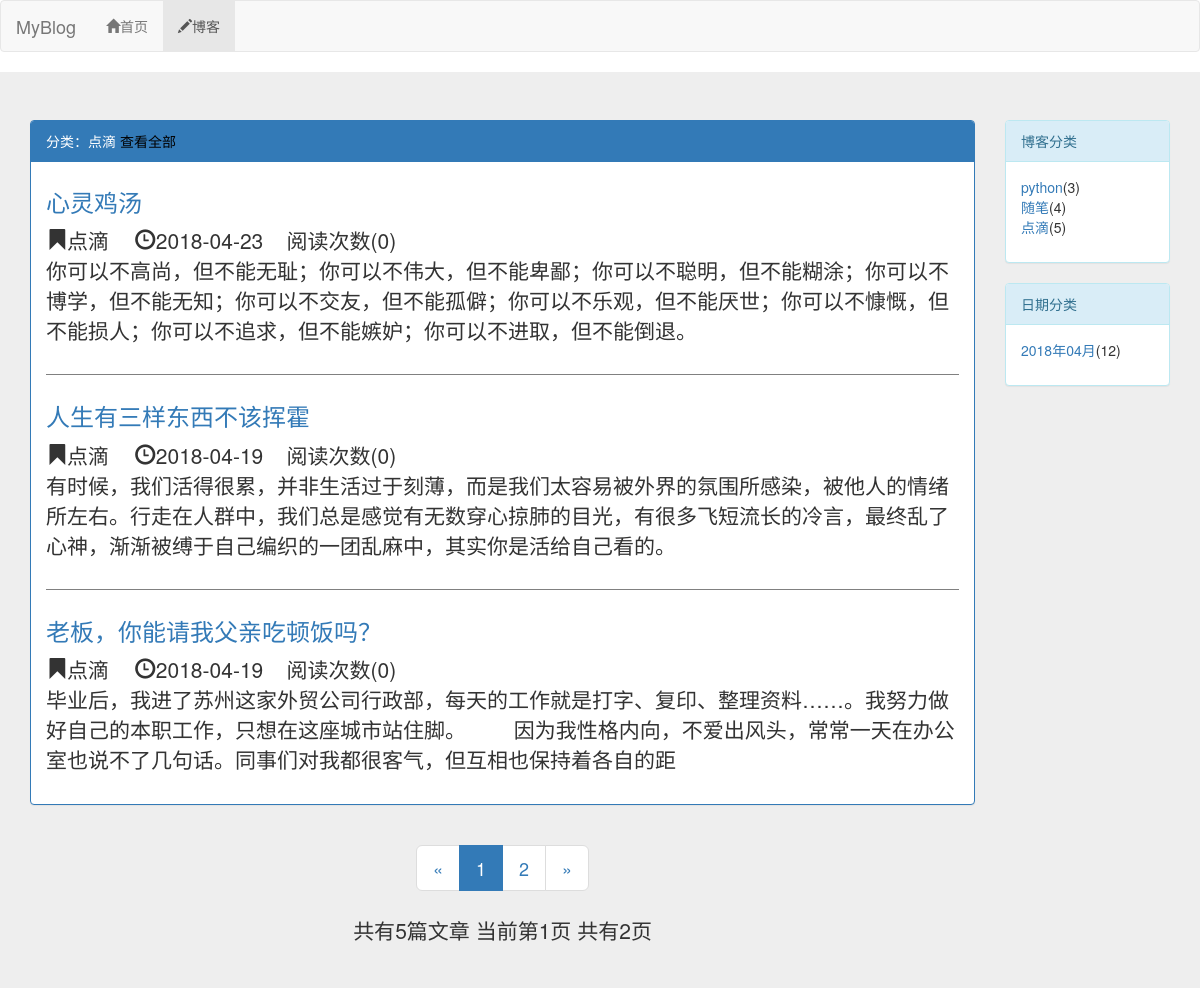
Before: /blog/type/3 with the older database file.
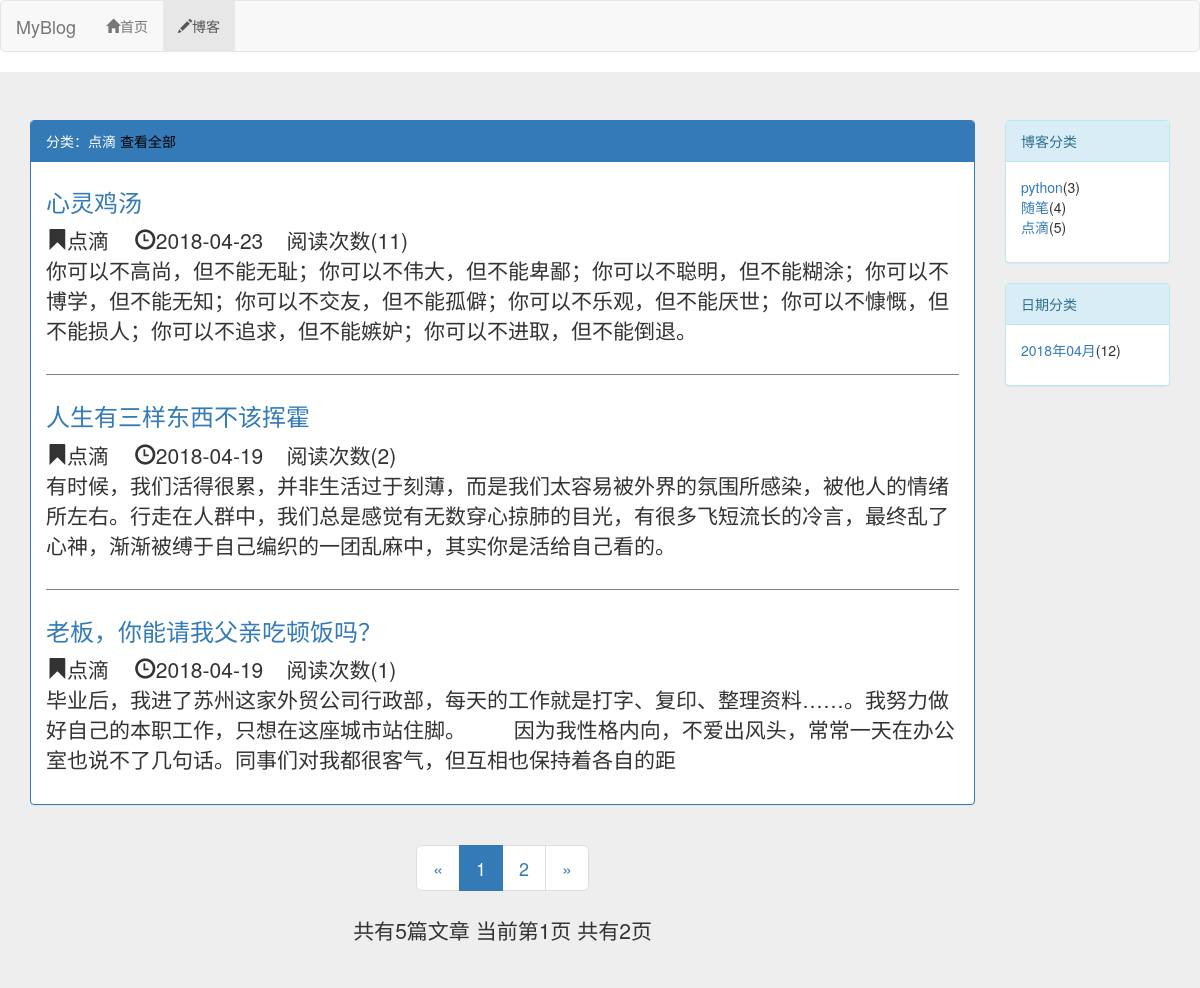
After: the same page with the newer database file.
### blog/models.py (models this page shows, shortened)
class Blog(models.Model,ReadNumExpandMethod):
    title=models.CharField(max_length=50)
    blog_type=models.ForeignKey(BlogType,on_delete=models.DO_NOTHING)
    content=RichTextUploadingField()
    read_details=GenericRelation(ReadDetail)
    author=models.ForeignKey(User,on_delete=models.DO_NOTHING)
    creat_time=models.DateTimeField(auto_now_add=True)
    last_updated_time=models.DateTimeField(auto_now=True)
    class Meta:
        ordering=['-creat_time']

class BlogType(models.Model):
    type_name=models.CharField(max_length=15)
    def __str__(self):
        return self.type_name

### read_statistics/models.py (models this page shows)
class ReadNum(models.Model):
    read_num=models.IntegerField(default=0)
    content_type = models.ForeignKey(ContentType, on_delete=models.DO_NOTHING)
    object_id = models.PositiveIntegerField()
    content_object = GenericForeignKey('content_type', 'object_id')

### blog/views.py (the view)
# urls.py: path('type/<int:blog_type_pk>',views.blogs_with_type,name='blogs_with_type'),
def blogs_with_type(request,blog_type_pk):
    blog_type=get_object_or_404(BlogType,pk=blog_type_pk)
    blogs_all_list=Blog.objects.filter(blog_type=blog_type)
    context=get_blog_list_common_data(request,blogs_all_list)
    context['blog_type']=blog_type
    return render_to_response('blog/blogs_with_type.html',context)

### read_statistics/models.py (called while the page is built)
    def get_read_num(self):
        try:
            ct = ContentType.objects.get_for_model(self)
            readnum = ReadNum.objects.get(content_type=ct, object_id=self.pk)
            return readnum.read_num
        except exceptions.ObjectDoesNotExist:
            return 0

### blog/templates/blog/blogs_with_type.html (shortened to what this page needs)
{% extends "blog/blog_list.html" %}
{% block blog_list_title %}
     分类：{{ blog_type.type_name }}
      <a href="{% url 'blog_list' %}" style="color:black">查看全部</a>
{% endblock %}

### blog/templates/blog/blog_list.html (shortened to what the changed rows need)
{% extends "base.html" %}
{% load staticfiles %}
{% block hearder_extend %}
    <link rel="stylesheet" href="{% static 'blog/blog.css' %}">
{% endblock %}
{% block content %}
<div class="jumbotron">
<div class="container">
  <div class="row">
    <div class="col-xs-12 col-sm-8 col-md-9 col-lg-10">
        <div class="panel panel-primary">
            <div class="panel-body">
              {% for blog in blogs %}
                <div class="blog">
                        <h3> <a href="{% url 'blog_detail' blog.pk %}" style="text-decoration:none">{{ blog.title }}</a></h3>
                        <p class="blog-info">
                            <span class="glyphicon glyphicon-bookmark"></span>{{ blog.blog_type }}
                            <span class="glyphicon glyphicon-time" style="margin-left:20px"></span>{{ blog.creat_time|date:"Y-m-d" }}
                             &nbsp;&nbsp;&nbsp;阅读次数({{ blog.get_read_num }})
                        </p>
                    <p>{{ blog.content|striptags|truncatechars:120}}</p>
                </div>
                {% empty %}
                <div class="blog">
                    <h3>暂无博客，请期待</h3>
                </div>
                {% endfor %}
            </div>
          </div>
    </div>
  </div>
</div>
</div>
{% endblock%}

Changed rows visible on the page:
changed Blog "心灵鸡汤": get_read_num "0" → "11"
changed Blog "人生有三样东西不该挥霍": get_read_num "0" → "2"
changed Blog "老板，你能请我父亲吃顿饭吗？": get_read_num "0" → "1"
